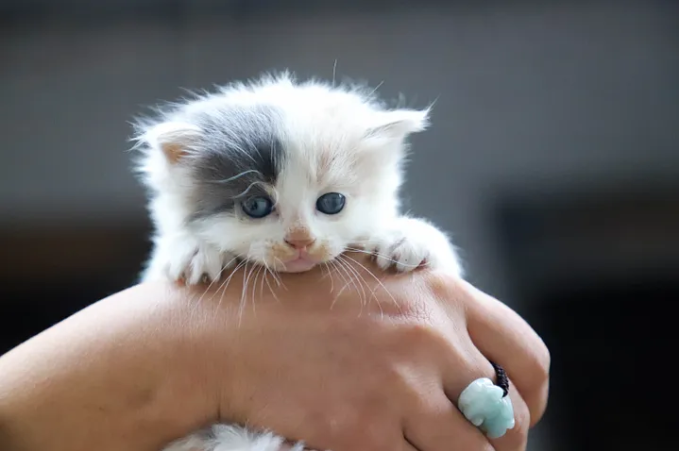
#> input picture Transformations/img.png, 679 x 451 px
$ python translation.py
#> lines starting #> are read from the running program, lines starting #| are printed output that depends on the picture
#> further down, img is the input picture: shape (451, 679, 3); mean B, G, R 100, 101.4, 107.1
import cv2 as cv
import numpy as np


def translate(img):
    #[
    # 0->[1,2],
    # 1->[3,4],
    # 2->[5,6]
    # ]
    # Calculate height and width of original image
    height = len(img)   # 3
#> height = 451
    width = len(img[0])     # 2
#> width = 679

    # Enter inputs for translated axis
    translated_x_axis = int(input('Enter the x-axis translation: '))
#> the answer given: 3
    translated_y_axis = int(input('Enter the y-axis translation: '))
#> the answer given: 3

    # Calculate new height and width of translated image
    new_height = height + abs(translated_y_axis)
#> new_height = 454
    new_width = width + abs(translated_x_axis)
#> new_width = 682

    # Create new image
    new_img = []
    for _ in range(new_height):
        row = []
        for _ in range(new_width):
            pixels = [0, 0, 0]

            row.append(pixels)
            # [[0, 0, 0], [0, 0, 0], [0, 0, 0]..]
        new_img.append(row)
        # [
        # [0, 0, 0], [0, 0, 0], [0, 0, 0]..
        # [0, 0, 0], [0, 0, 0], [0, 0, 0]..
        # ]

    # Translate image
    for i in range(height):
        for j in range(width):
            new_i = i + translated_y_axis
            new_j = j + translated_x_axis
            # [5, 2] =
            if 0 <= new_i < new_height and 0 <= new_j < new_width:
                new_img[new_i][new_j] = img[i][j]
#> after the loop, new_img = 454 items

    # Converting it to numpy array
    new_img = np.array(new_img, dtype=np.uint8)
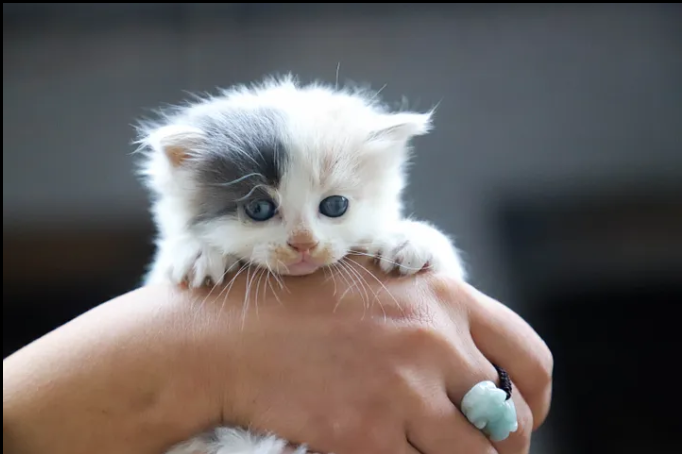
#> new_img: shape (454, 682, 3); mean of channels 0, 1, 2 98.9, 100.3, 105.9; drawn as B, G, R

    cv.imshow('New image', new_img)
    cv.waitKey(0)


img = cv.imread('img.png')
cv.imshow('Image', img)
translate(img)
cv.waitKey(0)
